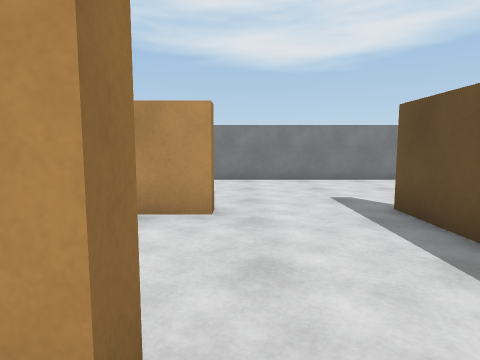
view 1 (above)

12 first-person views from a walk through a scene from a Unity 3-D project. The camera is 1.2 m above the floor, tilts 6° down and sees 75° across. The floor is counted in squares, 1 m on a side. Each view is taken from the middle of a square. On the plan, view 1 faces up. The plan holds only what a view shows up to about 13 squares ahead; the rest is blank. The place goes on beyond the plan. The player is left out.

view 2
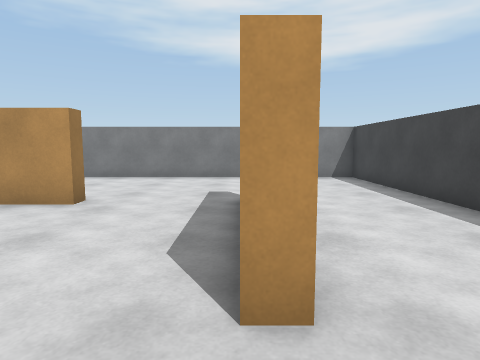

view 3
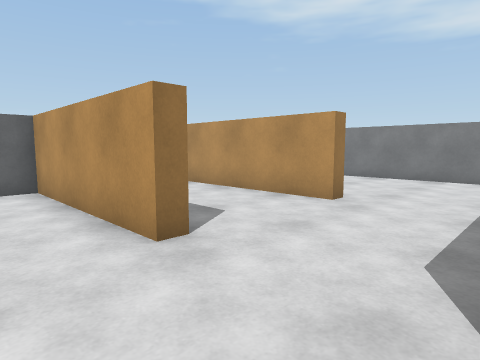

view 4
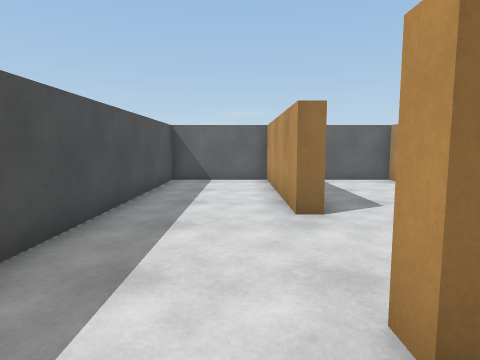

view 5
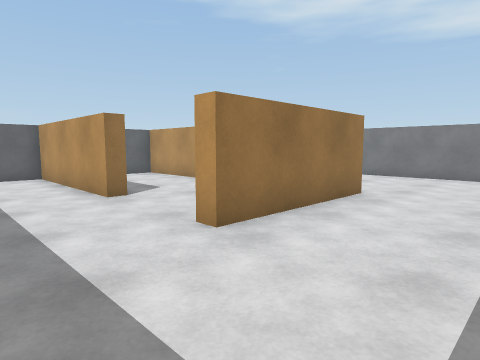

view 6
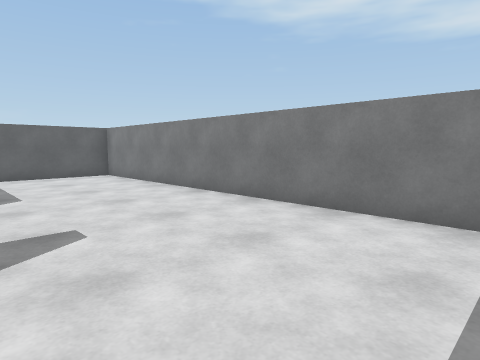

view 7
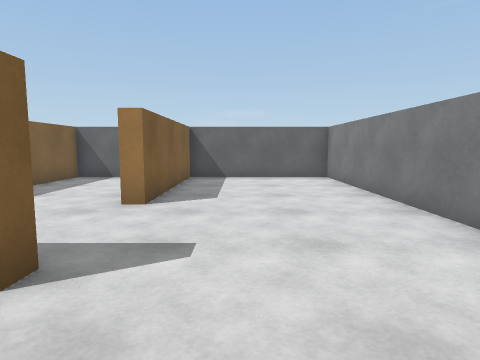

view 8
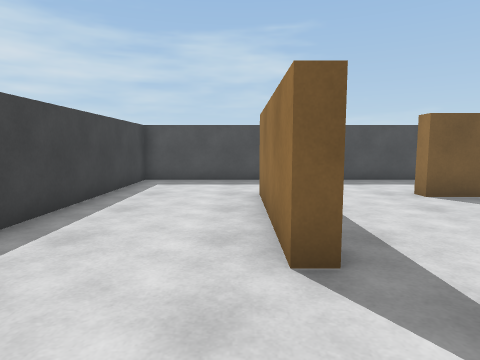

view 9
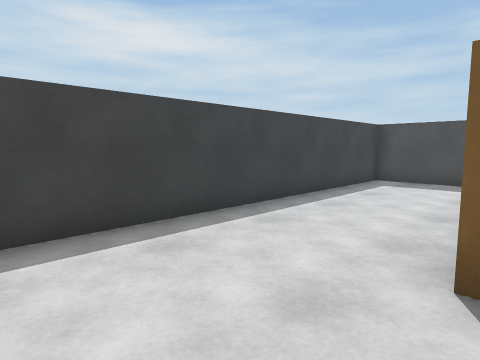

view 10
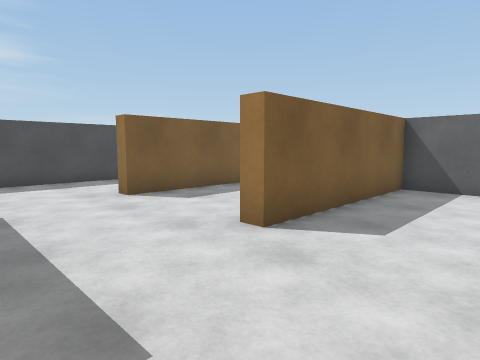

view 11
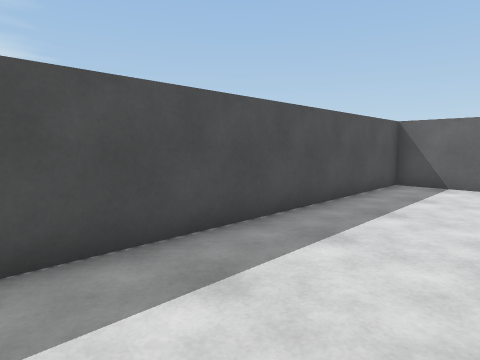

view 12
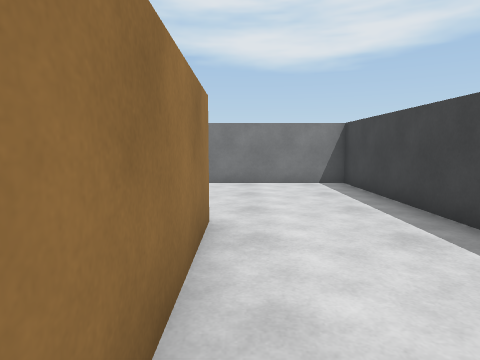

### Floor plan
Points are (right, up) in squares from view 1. A wall is a line through its corners. A room is listed if a view was taken in it or the views show most of it. See-through windows are left out.
Room 1 (views 1, 2, 3, 4, 5, 6, 7, 8, 9, 10, 11, 12)
walls: (-0.5, 5.5) (-6.5, 5.5) (-6.5, 1.5) (-0.5, 1.5) (-0.5, 1) (-6.5, 1) (-6.5, -2.5) (7.5, -2.5) (7.5, 11.5) (-6.5, 11.5) (-6.5, 6) (-0.5, 6) (-0.5, 5.5); (3, 3.8) (3, 6) (3.5, 6) (3.5, 1) (3, 1)

Positions as (right, up) in squares from view 1, and headings:
1: (0, 0), facing up
2: (3, -1), facing up
3: (3, -1), facing up-left
4: (5, 0), facing left
5: (7, -2), facing up-left
6: (7, 6), facing up-left
7: (6, 8), facing left
8: (4, 9), facing down
9: (3, 9), facing down-right
10: (3, 9), facing down-left
11: (4, 1), facing down-left
12: (4, 1), facing up
